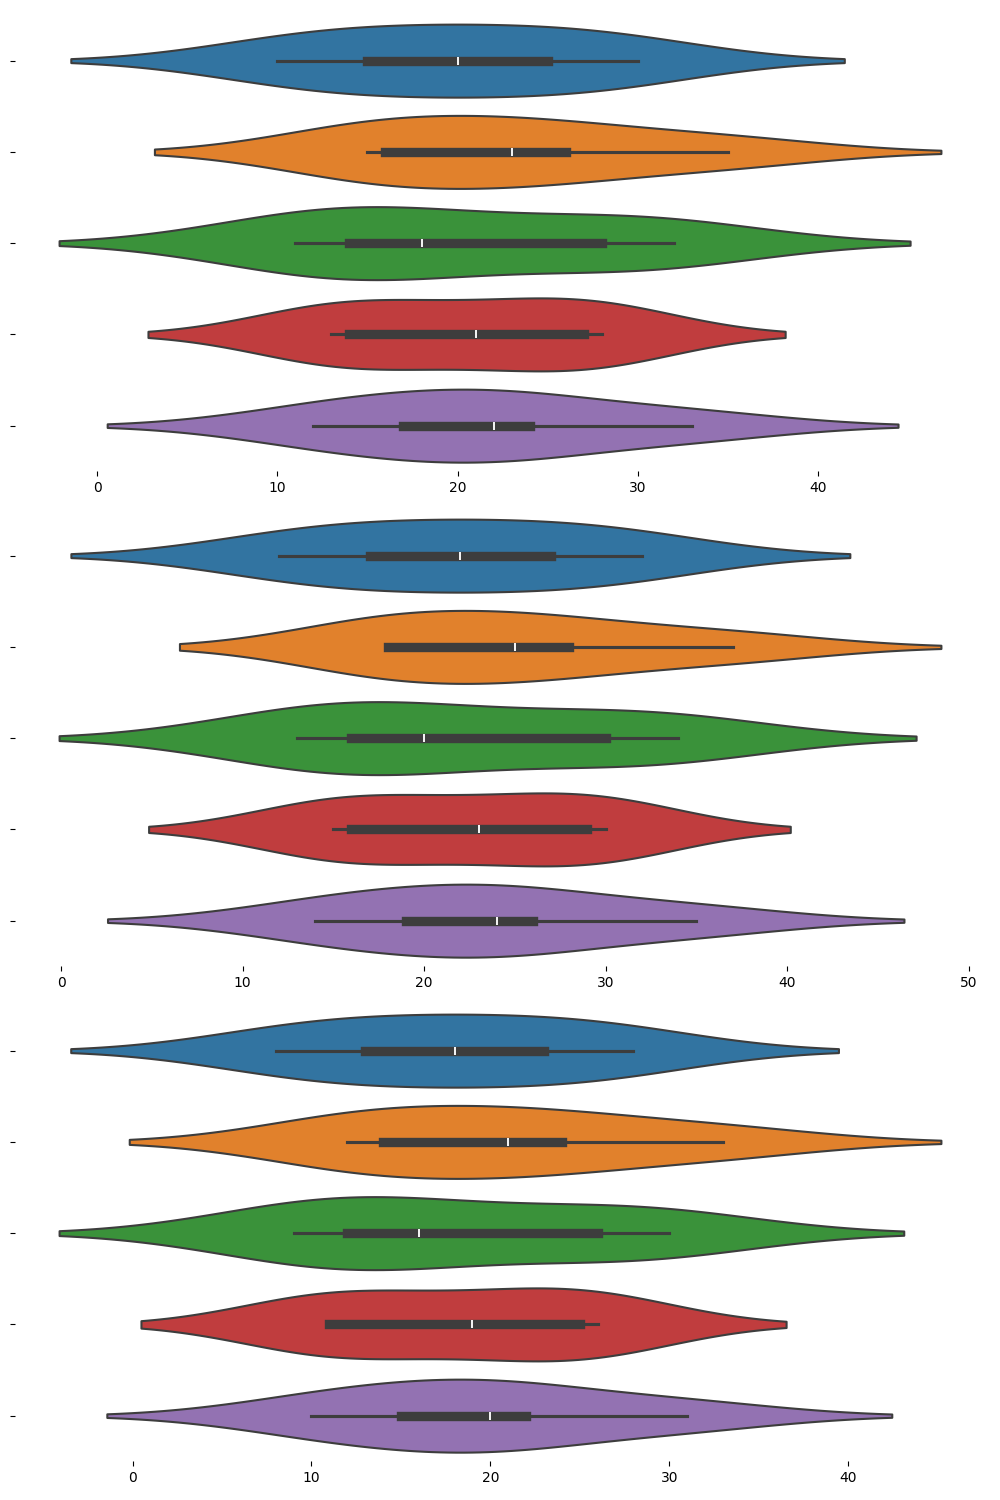

Here is the Python script that generated this plot:
import matplotlib.pyplot as plt
import numpy as np
import seaborn as sns

spring_density = np.array([
    [10, 15, 11, 14, 12], 
    [20, 23, 18, 21, 22], 
    [30, 35, 32, 28, 33],
    [25, 26, 28, 27, 24],
    [15, 16, 14, 13, 17]
])

summer_density = np.array([
    [12, 18, 13, 16, 14], 
    [22, 25, 20, 23, 24], 
    [32, 37, 34, 30, 35],
    [27, 28, 30, 29, 26],
    [17, 18, 16, 15, 19]
])

winter_density = np.array([
    [8, 12, 9, 11, 10], 
    [18, 21, 16, 19, 20], 
    [28, 33, 30, 26, 31],
    [23, 24, 26, 25, 22],
    [13, 14, 12, 11, 15]
])

fig, axs = plt.subplots(3, 1, figsize=(10, 15), tight_layout=True)

def create_horizontal_density_plot(ax, data):
    sns.violinplot(data=data, ax=ax, linewidth=1.5, orient='h')
    ax.set_xlabel('')
    ax.set_yticklabels([])
    ax.set_ylabel('')
    ax.set_title('')
    ax.set_frame_on(False)  # Remove the borders
    ax.grid(False)  # Remove grid lines

create_horizontal_density_plot(axs[0], spring_density)
create_horizontal_density_plot(axs[1], summer_density)
create_horizontal_density_plot(axs[2], winter_density)

plt.show()
